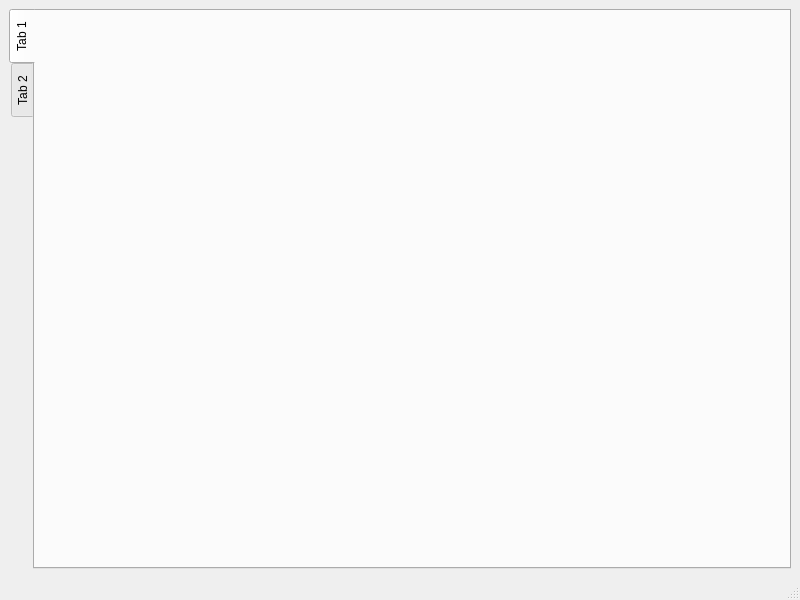
<?xml version="1.0" encoding="UTF-8"?>
<ui version="4.0">
 <class>MainWindow</class>
 <widget class="QMainWindow" name="MainWindow">
  <property name="geometry">
   <rect>
    <x>0</x>
    <y>0</y>
    <width>800</width>
    <height>600</height>
   </rect>
  </property>
  <property name="windowTitle">
   <string>MainWindow</string>
  </property>
  <widget class="QWidget" name="centralwidget">
   <layout class="QVBoxLayout" name="verticalLayout">
    <item>
     <widget class="QTabWidget" name="tabWidget">
      <property name="tabPosition">
       <enum>QTabWidget::West</enum>
      </property>
      <widget class="QWidget" name="tab">
       <attribute name="title">
        <string>Tab 1</string>
       </attribute>
      </widget>
      <widget class="QWidget" name="tab_2">
       <attribute name="title">
        <string>Tab 2</string>
       </attribute>
      </widget>
     </widget>
    </item>
   </layout>
  </widget>
  <widget class="QMenuBar" name="menubar">
   <property name="geometry">
    <rect>
     <x>0</x>
     <y>0</y>
     <width>800</width>
     <height>27</height>
    </rect>
   </property>
  </widget>
  <widget class="QStatusBar" name="statusbar"/>
 </widget>
 <resources/>
 <connections/>
</ui>
